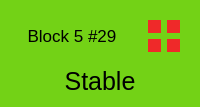
               <widget class="QWidget" name="cell_n29" native="true">
                <property name="styleSheet">
                 <string notr="true">background-color: rgb(115, 210, 22);
border-color: rgb(255, 255, 255);</string>
                </property>
                <layout class="QGridLayout" name="gridLayout_99">
                 <item row="0" column="0">
                  <widget class="QLabel" name="n29">
                   <property name="font">
                    <font>
                     <pointsize>13</pointsize>
                    </font>
                   </property>
                   <property name="text">
                    <string>Block 5 #29</string>
                   </property>
                   <property name="alignment">
                    <set>Qt::AlignCenter</set>
                   </property>
                  </widget>
                 </item>
                 <item row="0" column="1">
                  <widget class="QWidget" name="w29" native="true">
                   <property name="sizePolicy">
                    <sizepolicy hsizetype="Fixed" vsizetype="Fixed">
                     <horstretch>0</horstretch>
                     <verstretch>0</verstretch>
                    </sizepolicy>
                   </property>
                   <property name="minimumSize">
                    <size>
                     <width>50</width>
                     <height>50</height>
                    </size>
                   </property>
                   <property name="maximumSize">
                    <size>
                     <width>50</width>
                     <height>50</height>
                    </size>
                   </property>
                   <layout class="QGridLayout" name="gridLayout_100">
                    <item row="0" column="0">
                     <widget class="QWidget" name="n29_mainsys" native="true">
                      <property name="styleSheet">
                       <string notr="true">background-color: rgb(239, 41, 41);</string>
                      </property>
                     </widget>
                    </item>
                    <item row="0" column="1">
                     <widget class="QWidget" name="n29_mainradar" native="true">
                      <property name="styleSheet">
                       <string notr="true">background-color: rgb(239, 41, 41);</string>
                      </property>
                     </widget>
                    </item>
                    <item row="1" column="0">
                     <widget class="QWidget" name="n29_subsys" native="true">
                      <property name="styleSheet">
                       <string notr="true">background-color: rgb(239, 41, 41);</string>
                      </property>
                     </widget>
                    </item>
                    <item row="1" column="1">
                     <widget class="QWidget" name="n29_subradar" native="true">
                      <property name="styleSheet">
                       <string notr="true">background-color: rgb(239, 41, 41);</string>
                      </property>
                     </widget>
                    </item>
                   </layout>
                  </widget>
                 </item>
                 <item row="1" column="0" colspan="2">
                  <widget class="QLabel" name="n29_display">
                   <property name="font">
                    <font>
                     <pointsize>19</pointsize>
                    </font>
                   </property>
                   <property name="styleSheet">
                    <string notr="true">border-color: rgb(255, 255, 255);</string>
                   </property>
                   <property name="text">
                    <string>Stable</string>
                   </property>
                   <property name="alignment">
                    <set>Qt::AlignCenter</set>
                   </property>
                  </widget>
                 </item>
                </layout>
               </widget>
